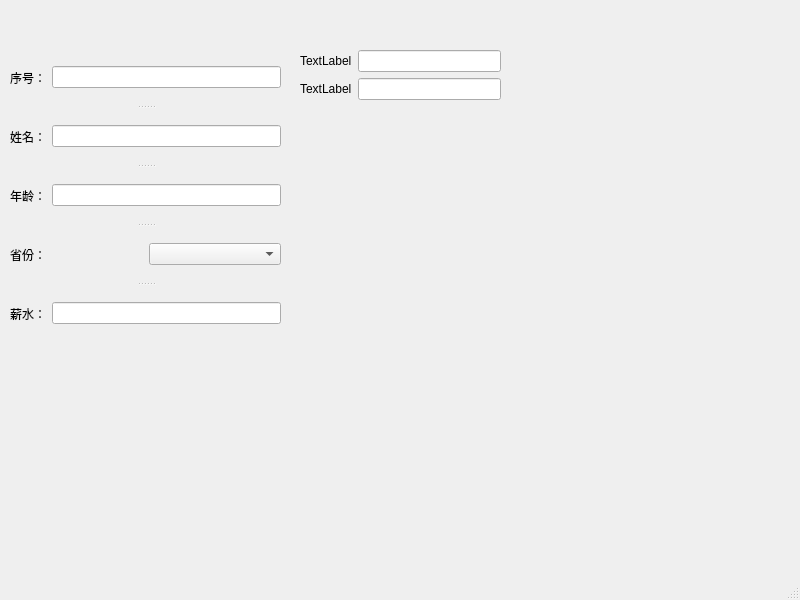
<?xml version="1.0" encoding="UTF-8"?>
<ui version="4.0">
 <class>MainWindow</class>
 <widget class="QMainWindow" name="MainWindow">
  <property name="geometry">
   <rect>
    <x>0</x>
    <y>0</y>
    <width>800</width>
    <height>600</height>
   </rect>
  </property>
  <property name="windowTitle">
   <string>MainWindow</string>
  </property>
  <widget class="QWidget" name="centralwidget">
   <widget class="QWidget" name="formLayoutWidget">
    <property name="geometry">
     <rect>
      <x>300</x>
      <y>50</y>
      <width>201</width>
      <height>291</height>
     </rect>
    </property>
    <layout class="QFormLayout" name="formLayout_2">
     <item row="0" column="1">
      <widget class="QLineEdit" name="lineEdit_5"/>
     </item>
     <item row="0" column="0">
      <widget class="QLabel" name="label_6">
       <property name="text">
        <string>TextLabel</string>
       </property>
      </widget>
     </item>
     <item row="1" column="0">
      <widget class="QLabel" name="label_7">
       <property name="text">
        <string>TextLabel</string>
       </property>
      </widget>
     </item>
     <item row="1" column="1">
      <widget class="QLineEdit" name="lineEdit_6"/>
     </item>
    </layout>
   </widget>
   <widget class="QSplitter" name="splitter">
    <property name="geometry">
     <rect>
      <x>10</x>
      <y>50</y>
      <width>271</width>
      <height>291</height>
     </rect>
    </property>
    <property name="orientation">
     <enum>Qt::Vertical</enum>
    </property>
    <widget class="QWidget" name="">
     <layout class="QHBoxLayout" name="horizontalLayout_5">
      <item>
       <widget class="QLabel" name="label">
        <property name="text">
         <string>序号：</string>
        </property>
       </widget>
      </item>
      <item>
       <widget class="QLineEdit" name="lineEdit"/>
      </item>
     </layout>
    </widget>
    <widget class="QWidget" name="">
     <layout class="QHBoxLayout" name="horizontalLayout_4">
      <item>
       <widget class="QLabel" name="label_2">
        <property name="text">
         <string>姓名：</string>
        </property>
       </widget>
      </item>
      <item>
       <widget class="QLineEdit" name="lineEdit_2"/>
      </item>
     </layout>
    </widget>
    <widget class="QWidget" name="">
     <layout class="QHBoxLayout" name="horizontalLayout_3">
      <item>
       <widget class="QLabel" name="label_3">
        <property name="text">
         <string>年龄：</string>
        </property>
       </widget>
      </item>
      <item>
       <widget class="QLineEdit" name="lineEdit_3"/>
      </item>
     </layout>
    </widget>
    <widget class="QWidget" name="">
     <layout class="QHBoxLayout" name="horizontalLayout_2">
      <item>
       <widget class="QLabel" name="label_4">
        <property name="text">
         <string>省份：</string>
        </property>
       </widget>
      </item>
      <item>
       <widget class="QComboBox" name="comboBox"/>
      </item>
     </layout>
    </widget>
    <widget class="QWidget" name="">
     <layout class="QHBoxLayout" name="horizontalLayout">
      <item>
       <widget class="QLabel" name="label_5">
        <property name="text">
         <string>薪水：</string>
        </property>
       </widget>
      </item>
      <item>
       <widget class="QLineEdit" name="lineEdit_4"/>
      </item>
     </layout>
    </widget>
   </widget>
  </widget>
  <widget class="QMenuBar" name="menubar">
   <property name="geometry">
    <rect>
     <x>0</x>
     <y>0</y>
     <width>800</width>
     <height>23</height>
    </rect>
   </property>
  </widget>
  <widget class="QStatusBar" name="statusbar"/>
 </widget>
 <resources/>
 <connections/>
</ui>
